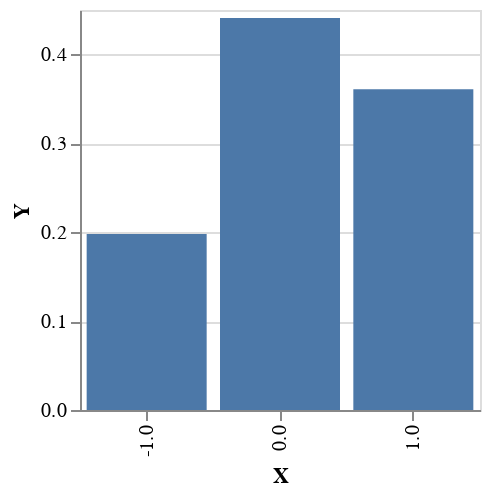

Write notebook code for a chart like this one.
### Code cell
plotVega (first (pack . show) <$> inferredDistribution)

### Figure 1 — Vega-Lite specification as saved in the notebook (floating-point values rounded to 4 significant figures)
{"$schema": "https://vega.github.io/schema/vega-lite/v4.json", "data": {"values": [{"X": "0.0", "Y": 0.4409}, {"X": "1.0", "Y": 0.361}, {"X": "-1.0", "Y": 0.1981}]}, "encoding": {"x": {"field": "X", "type": "nominal"}, "y": {"field": "Y", "type": "quantitative"}}, "height": 200, "mark": "bar", "width": 200}
